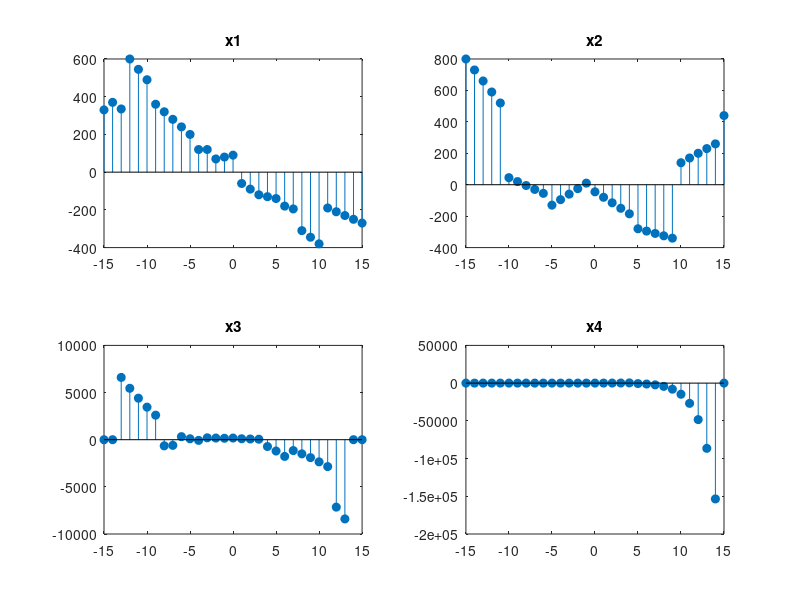

Write MATLAB code to recreate this figure.
% unit step function definition:
% u(n)=0 if n<0 otherwise 1

% defined the unit step function as function handle
u=@(n) n>=0; % if n is a vector then u(n) would be vector of 0's and 1's
              % 0's corresponds to those values which are less than 0
              % 1's corresponds to those values which are greater than
              % equal to 0
              

% generate a vector of n values
n=-15:1:15; % -15 to 15 ,you can take different if you want


% define x(n) as function handle
x= @(n) abs(n).*(10*u(n+15)-5*u(n+5)-10*u(n-5)+5*u(n-15)); % .* is the element by element 
                                                     % multiplication
                                                     % if n is a vector
                                                     % then x(n) will be a
                                                     % vector

% generate x1(n)
x1=2*x(n-3)+3*x(n+4)-x(-n);

% generate x2
x2=4*x(4-n)+5*x(n+5)+2*x(n);

% x3
x3=x(n+3).*x(n-2)+x(1-n).*x(n+1);

x4=2*exp(0.5*n).*x(n).*(u(n)-u(n-30))+cos(0.1*pi*n).*x(n+2).*(u(n)-u(n-30));


% plotting time
subplot(2,2,1) % 4 panels,third argument is the index of the current active axes
stem(n,x1,'filled') % stem function is used to plot discrete time signal
                    % filled ,argument will fill the circle i.e with some
                    % color
title("x1")


subplot(2,2,2)
stem(n,x2,'filled')
title("x2")


subplot(2,2,3)
stem(n,x3,'filled')
title("x3")


subplot(2,2,4)
stem(n,x4,'filled')
title("x4")
